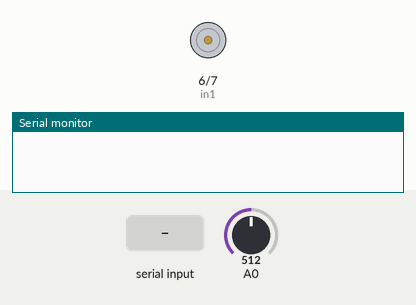
Recording of a sketch running on a simulated Arduino Uno, built with avr-gcc and run on an emulated ATmega328P. On the bench: motor-driver pin pairs drawn as motors (green arrow = first pin HIGH = forward, orange = second pin HIGH = backward, longer = more drive, scaled by the enable pin), the last lines printed to the serial monitor. Inputs (shaded band) come from the test bench; at power-on: A0 = 512.

Above: at 1.2 s.
1.3 s: "1" received over Serial
At 1.6 s:
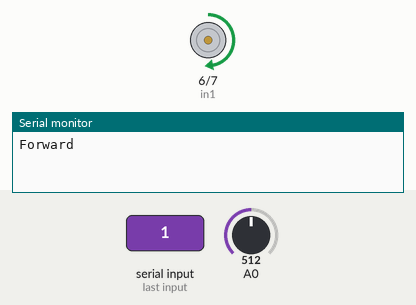
2.8 s: "0" received over Serial
At 3.9 s:
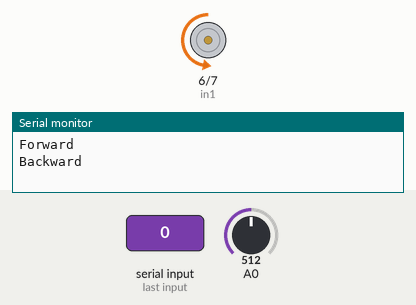
Timing chart, 0 to 5.8 s (numbered marks = the images above; inputs shaded):
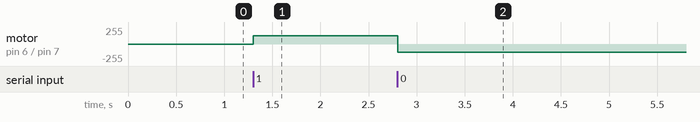

Measured:
- after the input at 1.3 s, motor on pin 6 (in1) / pin 7 (in2): stopped → forward 127/255 at once
- after the input at 2.8 s, motor on pin 6 (in1) / pin 7 (in2): forward 127/255 → backward 127/255 at once

The sketch:

DC-motor.ino
```cpp
int in1=6;
int in2=7;
int enA=9;
void setup() {
  Serial.begin(9600);
  pinMode(in1, OUTPUT);
  pinMode(in2, OUTPUT);
  pinMode(enA, OUTPUT);
}

void loop() {
  int value=analogRead(A0);
  int speed=map(value,0,1023,0,255);
  if(Serial.available()>0){
    char state=Serial.read();
    if(state=='1'){
      Serial.println("Forward");
      digitalWrite(in1,1);
      digitalWrite(in2,0);
      analogWrite(enA,speed);
      delay(1000);
    }
     if(state=='0'){
      Serial.println("Backward");
      digitalWrite(in1,0);
      digitalWrite(in2,1);
      analogWrite(enA,speed);
      delay(1000);
    }
  }
}
```
